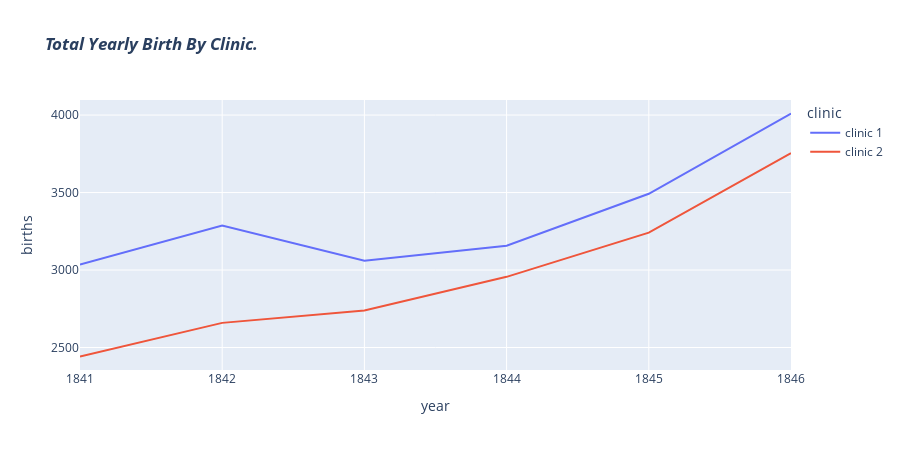

Notebook code cell kept with this figure:
### Markdown cell above
# The Yearly Data Split by Clinic

Now let's look at the annual data instead.

**Challenge**: Use plotly to create line charts of the births and deaths of the two different clinics at the Vienna General Hospital.

- Which clinic is bigger or more busy judging by the number of births?
- Has the hospital had more patients over time?
- What was the highest number of deaths recorded in clinic 1 and clinic 2?

### Code cell
# Total Birth in Every Year Based on Two Different Clinics.
line_yearly_birth = px.line(data_frame=df_yearly,
                            x='year',
                            y='births',
                            color='clinic',
                            title='<em>Total Yearly Birth By Clinic.</em>',
                            height=450, width=900)
line_yearly_birth.show()

### Figure 1 — Plotly figure (JSON) as saved in the notebook; plotly's stock layout.template omitted (floating-point values rounded to 4 significant figures)
{"data": [{"hovertemplate": "clinic=clinic 1<br>year=%{x}<br>births=%{y}<extra></extra>", "legendgroup": "clinic 1", "line": {"color": "#636efa", "dash": "solid"}, "marker": {"symbol": "circle"}, "mode": "lines", "name": "clinic 1", "orientation": "v", "showlegend": true, "type": "scatter", "x": [1841, 1842, 1843, 1844, 1845, 1846], "xaxis": "x", "y": [3036, 3287, 3060, 3157, 3492, 4010], "yaxis": "y"}, {"hovertemplate": "clinic=clinic 2<br>year=%{x}<br>births=%{y}<extra></extra>", "legendgroup": "clinic 2", "line": {"color": "#EF553B", "dash": "solid"}, "marker": {"symbol": "circle"}, "mode": "lines", "name": "clinic 2", "orientation": "v", "showlegend": true, "type": "scatter", "x": [1841, 1842, 1843, 1844, 1845, 1846], "xaxis": "x", "y": [2442, 2659, 2739, 2956, 3241, 3754], "yaxis": "y"}], "layout": {"height": 450, "legend": {"title": {"text": "clinic"}, "tracegroupgap": 0}, "title": {"text": "<em>Total Yearly Birth By Clinic.</em>"}, "width": 900, "xaxis": {"anchor": "y", "domain": [0, 1], "title": {"text": "year"}}, "yaxis": {"anchor": "x", "domain": [0, 1], "title": {"text": "births"}}}}
